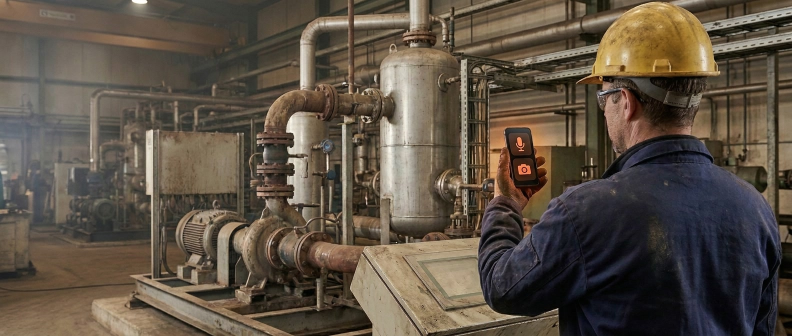
#> input picture brand/img/hero-plate.jpg, 1584 x 672 px (shown at 1/2 size)
$ python build-cover-hero.py
#> lines starting #> are read from the running program, lines starting #| are printed output that depends on the picture
#!/usr/bin/env python
"""
Bake the cover scrim into the hero image (Deck Studio 3, SPEC §7).

WHY THIS EXISTS. `.cover .scrim` stacked three full-bleed linear-gradients over
the photograph. Chrome writes each as a full-page tiling pattern wrapping a
ShadingType 1 function with alpha, evaluated per pixel over ~4000x2250 device
pixels. Measured on the 18-page Product Showcase: page 1 cost 2.671 ms where
every other page cost 70 to 130 ms. Compressing the PDF does not help, because
the cost is the shading functions, not the bytes.

Applying the same gradients ONCE here, into the pixels, is visually
indistinguishable (mean delta 0,94/255 against the CSS version) and removes every
shading object: the cover renders 3x faster and the PDF is roughly half the size.

The values below are the `.cover--open` stack from templates/showcase.css, which
is deliberately lighter than the default so the operator and the line stay
readable behind the headline.

    python tools/build-cover-hero.py            # generate
    python tools/build-cover-hero.py --check    # exit 1 if an output is stale

The cost, accepted when this was decided: the scrim is no longer a CSS value you
can nudge. Changing it means changing RECIPE here and re-running this.
"""
from __future__ import annotations

import argparse
from pathlib import Path

REPO_ROOT = Path(__file__).resolve().parent.parent
IMG = REPO_ROOT / "brand" / "img"

W, H = 1280, 720          # 13.333 x 7.5 in at 96 dpi, the slide's own geometry
INK = (15, 22, 20)        # rgba(15,22,20,...) in the CSS

# Each source hero and the crop the CSS applies to it:
#   object-fit: cover; object-position: <x>% <y>%
SOURCES = [
    ("hero-plate.jpg", "hero-plate-scrim.jpg", 0.72, 0.38),
]

# The .cover--open stack, outermost last (CSS paints the first layer on top):
#   linear-gradient(90deg, .93 22%, .56 58%, .30 100%)
#   linear-gradient(0deg,  .72  0%, .05 52%)
#   rgba(15,22,20,0.10)
RECIPE = {
    "horizontal": [(0.22, 0.93), (0.58, 0.56), (1.00, 0.30)],
    "vertical_from_bottom": [(0.00, 0.72), (0.52, 0.05)],
    "base": 0.10,
}


def _ramp(stops, t: float) -> float:
    """Alpha at position t along a list of (position, alpha) stops."""
    if t <= stops[0][0]:
        return stops[0][1]
    for (p0, a0), (p1, a1) in zip(stops, stops[1:]):
        if t <= p1:
            return a0 + (a1 - a0) * (t - p0) / (p1 - p0) if p1 > p0 else a1
    return stops[-1][1]


def bake(src: Path, dst: Path, pos_x: float, pos_y: float) -> None:
#> called with pos_x = 0.72, pos_y = 0.38
    from PIL import Image

    im = Image.open(src).convert("RGB")
#> im is the input picture: PIL image 1584x672 RGB; mean R, G, B 93, 81.7, 68.9
    scale = max(W / im.width, H / im.height)
#> scale = 1.07
    im = im.resize((round(im.width * scale), round(im.height * scale)), Image.LANCZOS)
#> im: PIL image 1697x720 RGB
    im = im.crop((round((im.width - W) * pos_x), round((im.height - H) * pos_y),
                  round((im.width - W) * pos_x) + W, round((im.height - H) * pos_y) + H))
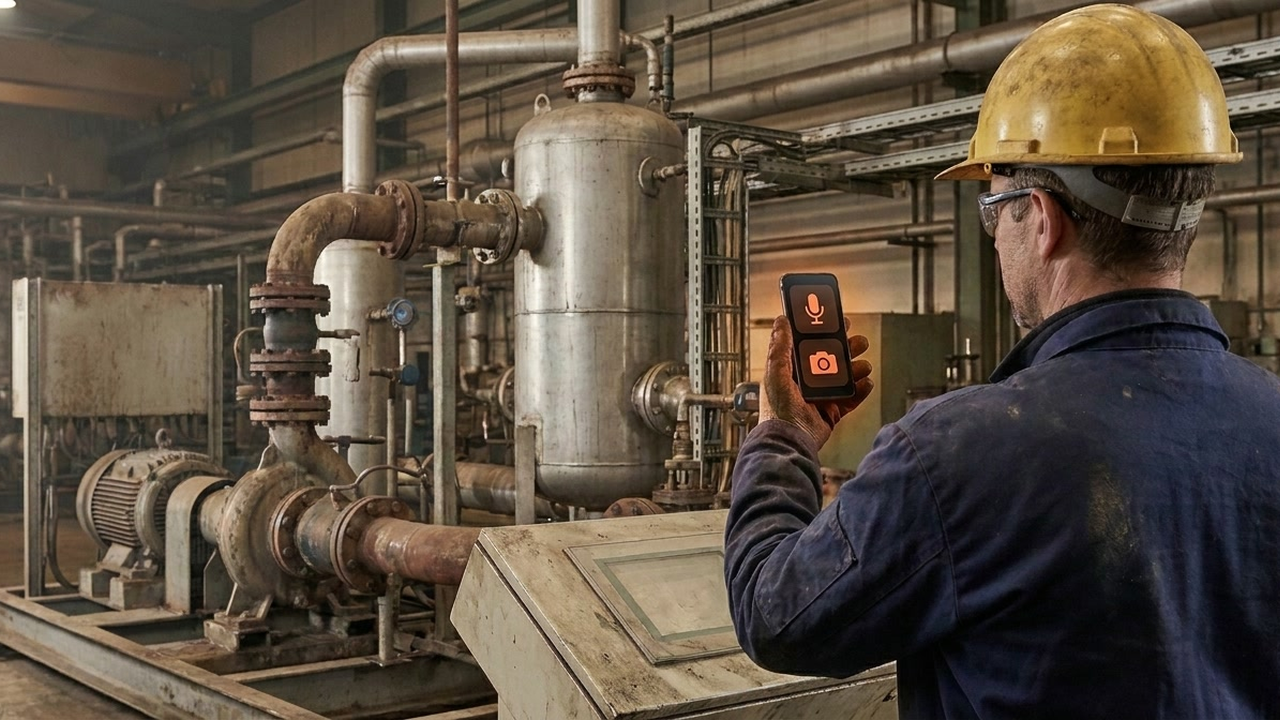
#> im: PIL image 1280x720 RGB; mean R, G, B 91.4, 79.5, 65.7

    px = im.load()
    base = RECIPE["base"]
    for x in range(W):
        a_h = _ramp(RECIPE["horizontal"], x / (W - 1))
        for y in range(H):
            a_v = _ramp(RECIPE["vertical_from_bottom"], 1 - y / (H - 1))
            a = 1 - (1 - a_h) * (1 - a_v) * (1 - base)
            r, g, b = px[x, y]
            px[x, y] = (round(r + (INK[0] - r) * a),
                        round(g + (INK[1] - g) * a),
                        round(b + (INK[2] - b) * a))
    im.save(dst, "JPEG", quality=88, optimize=True)


def main() -> int:
    ap = argparse.ArgumentParser()
    ap.add_argument("--check", action="store_true", help="exit 1 when an output is missing")
    args = ap.parse_args()

    stale = []
    for src_name, dst_name, px, py in SOURCES:
        src, dst = IMG / src_name, IMG / dst_name
        if not src.exists():
            print(f"ERROR: {src} is missing")
            return 1
        if args.check:
            if not dst.exists() or dst.stat().st_mtime < src.stat().st_mtime:
                stale.append(dst.relative_to(REPO_ROOT))
            continue
        bake(src, dst, px, py)
        print(f"  {dst.relative_to(REPO_ROOT)}  {dst.stat().st_size:,} B "
              f"(from {src.name}, {src.stat().st_size:,} B)")

    if args.check:
        if stale:
            print(f"{len(stale)} stale cover hero(es):")
            for s in stale:
                print(f"  {s}")
            return 1
        print(f"cover heroes OK: {len(SOURCES)} baked composite(s) present.")
        return 0
    return 0


if __name__ == "__main__":
#> (the run stopped early here; a loop or call above may not have finished)
